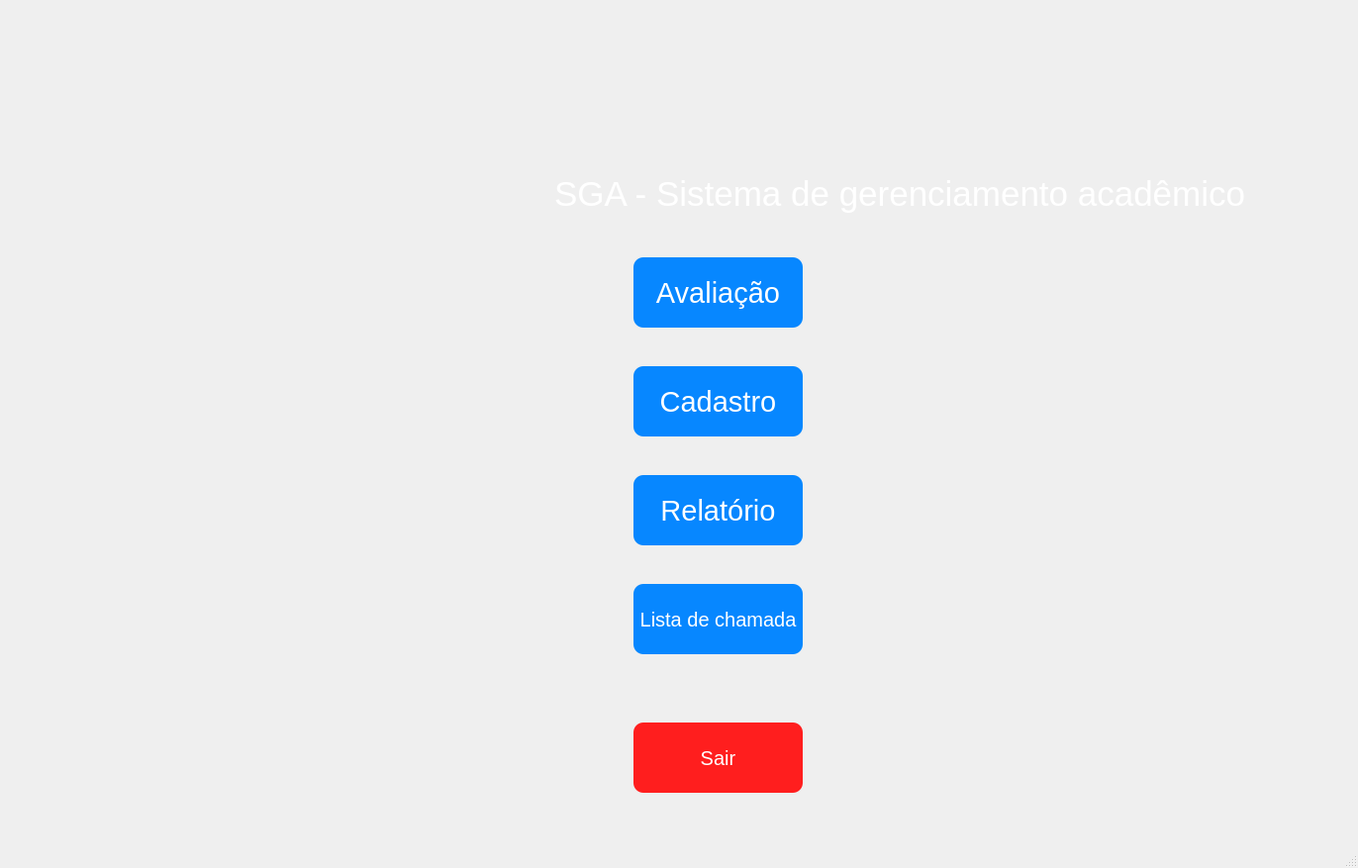
<?xml version="1.0" encoding="UTF-8"?>
<ui version="4.0">
 <class>MainWindow</class>
 <widget class="QMainWindow" name="MainWindow">
  <property name="geometry">
   <rect>
    <x>0</x>
    <y>0</y>
    <width>1372</width>
    <height>877</height>
   </rect>
  </property>
  <property name="windowTitle">
   <string>MainWindow</string>
  </property>
  <widget class="QWidget" name="centralwidget">
   <widget class="QPushButton" name="cadastro">
    <property name="geometry">
     <rect>
      <x>640</x>
      <y>370</y>
      <width>171</width>
      <height>71</height>
     </rect>
    </property>
    <property name="font">
     <font>
      <pointsize>22</pointsize>
     </font>
    </property>
    <property name="styleSheet">
     <string notr="true">background-color:#0787ff;
color:#ffffff;
border-radius:10px;
</string>
    </property>
    <property name="text">
     <string>Cadastro</string>
    </property>
   </widget>
   <widget class="QLabel" name="label">
    <property name="geometry">
     <rect>
      <x>0</x>
      <y>0</y>
      <width>1680</width>
      <height>980</height>
     </rect>
    </property>
    <property name="minimumSize">
     <size>
      <width>1680</width>
      <height>0</height>
     </size>
    </property>
    <property name="text">
     <string/>
    </property>
    <property name="pixmap">
     <pixmap>../Imagens/5052425-abstrato-fundo-amarelo-e-azul-vetor.jpg</pixmap>
    </property>
    <property name="scaledContents">
     <bool>true</bool>
    </property>
   </widget>
   <widget class="QPushButton" name="chamada">
    <property name="geometry">
     <rect>
      <x>640</x>
      <y>590</y>
      <width>171</width>
      <height>71</height>
     </rect>
    </property>
    <property name="font">
     <font>
      <pointsize>15</pointsize>
     </font>
    </property>
    <property name="styleSheet">
     <string notr="true">background-color:#0787ff;
color:#ffffff;
border-radius:10px;
</string>
    </property>
    <property name="text">
     <string>Lista de chamada</string>
    </property>
   </widget>
   <widget class="QPushButton" name="relatorio">
    <property name="geometry">
     <rect>
      <x>640</x>
      <y>480</y>
      <width>171</width>
      <height>71</height>
     </rect>
    </property>
    <property name="font">
     <font>
      <pointsize>22</pointsize>
     </font>
    </property>
    <property name="styleSheet">
     <string notr="true">background-color:#0787ff;
color:#ffffff;
border-radius:10px;
</string>
    </property>
    <property name="text">
     <string>Relatório</string>
    </property>
   </widget>
   <widget class="QPushButton" name="avaliacao">
    <property name="geometry">
     <rect>
      <x>640</x>
      <y>260</y>
      <width>171</width>
      <height>71</height>
     </rect>
    </property>
    <property name="font">
     <font>
      <pointsize>22</pointsize>
     </font>
    </property>
    <property name="styleSheet">
     <string notr="true">background-color:#0787ff;
color:#ffffff;
border-radius:10px;
</string>
    </property>
    <property name="text">
     <string>Avaliação</string>
    </property>
   </widget>
   <widget class="QLabel" name="label_2">
    <property name="geometry">
     <rect>
      <x>0</x>
      <y>0</y>
      <width>481</width>
      <height>241</height>
     </rect>
    </property>
    <property name="text">
     <string/>
    </property>
    <property name="pixmap">
     <pixmap>../Imagens/Logo_Senac_COR.png</pixmap>
    </property>
    <property name="scaledContents">
     <bool>true</bool>
    </property>
   </widget>
   <widget class="QPushButton" name="sair">
    <property name="geometry">
     <rect>
      <x>640</x>
      <y>730</y>
      <width>171</width>
      <height>71</height>
     </rect>
    </property>
    <property name="font">
     <font>
      <pointsize>15</pointsize>
     </font>
    </property>
    <property name="styleSheet">
     <string notr="true">background-color:#ff1e1e;
color:#ffffff;
border-radius:10px;
</string>
    </property>
    <property name="text">
     <string>Sair</string>
    </property>
   </widget>
   <widget class="QLabel" name="label_3">
    <property name="geometry">
     <rect>
      <x>560</x>
      <y>150</y>
      <width>701</width>
      <height>91</height>
     </rect>
    </property>
    <property name="font">
     <font>
      <pointsize>26</pointsize>
     </font>
    </property>
    <property name="styleSheet">
     <string notr="true">color:#ffffff;</string>
    </property>
    <property name="text">
     <string>SGA - Sistema de gerenciamento acadêmico </string>
    </property>
   </widget>
   <zorder>label</zorder>
   <zorder>cadastro</zorder>
   <zorder>chamada</zorder>
   <zorder>relatorio</zorder>
   <zorder>avaliacao</zorder>
   <zorder>label_2</zorder>
   <zorder>sair</zorder>
   <zorder>label_3</zorder>
  </widget>
  <widget class="QMenuBar" name="menubar">
   <property name="geometry">
    <rect>
     <x>0</x>
     <y>0</y>
     <width>1372</width>
     <height>21</height>
    </rect>
   </property>
  </widget>
  <widget class="QStatusBar" name="statusbar"/>
 </widget>
 <resources/>
 <connections/>
</ui>
